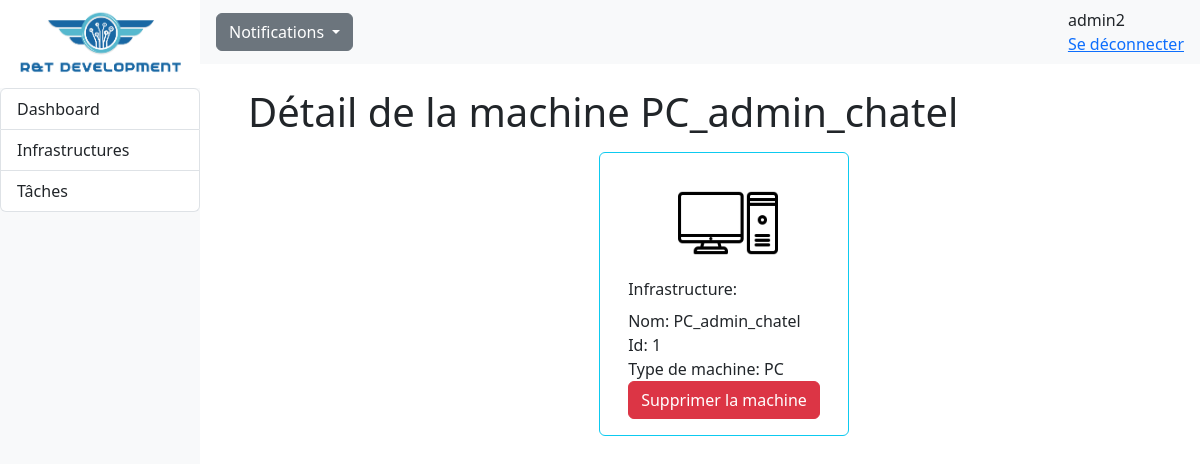
The page /RT_app/admin/machine-1 (signed in) on the database its author committed.
### RT_app/models.py (models this page shows, shortened)
class Personnel(AbstractUser):
    id = models.AutoField(primary_key=True,editable=False)
    is_staff = models.BooleanField(default=False)
    id_infrastructure = models.ForeignKey('Infrastructure', on_delete=models.CASCADE, null=True, default=None)

class Machine(models.Model):
    TYPE = (
        ('PC', 'PC - OS windows'),
        ('Mac', ('Mac - OS MacOS')),
        ('Serveur', ('Serveur - OS Debian')),
        ('Autre', ('Autre type de machine')),
    )
    id = models.AutoField(primary_key=True,editable=False)
    nom = models.CharField(max_length=30, default="PC")
    ip = models.CharField(max_length=15, default="172.0.0.1", validators=[RegexValidator(r'^((25[0-5]|(2[0-4]|1\d|[1-9]|)\d)\.?\b){4}$')])
    etat = models.BooleanField(default=True)
    id_infrastructure = models.ForeignKey('Infrastructure', on_delete=models.CASCADE)
    type_machine = models.CharField(max_length=32, choices=TYPE, default='PC')

### RT_app/views.py (the view)
# urls.py: path('admin/machine-<pk>',views.machine_detail_view ,name='machine-detail'),
@login_required
def machine_detail_view(request, pk):
    machine_seule = get_object_or_404(Machine, id=pk)
    context = {'machine': machine_seule}
    return render(request, 'admin/machine_detail.html', context)

### RT_app/templates/admin/machine_detail.html (shortened to what this page needs)
{% extends "dashboard.html" %}
{% block content %}
{% load static %}
<div class="mt-4 ms-5">
    <div class="row row-cols-lg-auto pe-4 align-items-center justify-content-between">
        <h1>Détail de la machine {{machine.nom}}</h1>
    </div>
        <div class="row gap-3 justify-content-evenly">
            <div class="card border-info mt-2 col-auto">
                <div class="card-body">
                    {% if machine.type_machine == 'PC' %}
                        <div class="card-img-top m-1"><img src="{% static 'img/admin/pc.png' %}" class="img-fluid mx-auto d-block" style="width: 100px;" alt="PC"></div>
                    {% elif machine.type_machine == 'Mac' %}
                        <div class="card-img-top m-1"><img src="{% static 'img/admin/mac.png' %}" class="img-fluid mx-auto d-block" style="width: 100px;" alt="Mac"></div>
                    {% elif machine.type_machine == 'Serveur' %}
                        <div class="card-img-top m-1"><img src="{% static 'img/admin/serveur.png' %}" class="img-fluid mx-auto d-block" style="width: 100px;" alt="Serveur"></div>
                    {% elif machine.type_machine == 'Autre' %}
                        <div class="card-img-top m-1"><img src="{% static 'img/admin/autre.png' %}" class="img-fluid mx-auto d-block" style="width: 100px;" alt="Autre"></div>
                    {% endif %}
                    <div class="card-title">Infrastructure: {{infrastructure.nom}}</div>
                    <div class="card-text">Nom: {{ machine.nom }}</div>
                    <div class="card-text">Id: {{ machine.id }}</div>
                    <div class="card-text">Type de machine: {{ machine.type_machine }}</div>
                    <form method="POST" action="{% url 'machine-delete' machine.id %}">
                        <button class="btn btn-danger" type="submit">Supprimer la machine</button>
                    </div>
                </div>
            </div>
        </div>
</div>
{% endblock %}

### RT_app/templates/admin/dashboard.html (shortened to what this page needs)
<!DOCTYPE html>
<html lang="en">
<head>
    {% load static %}
    <link rel="stylesheet" href="{% static 'css/styles.css' %}">
    <link href="https://cdn.jsdelivr.net/npm/bootstrap@5.3.0-alpha3/dist/css/bootstrap.min.css" rel="stylesheet">
</head>
<body>
    {% block menu %}
    <div class="container-fluid row g-0">
        <div class="bg-light col-2" id="sidebar">
          <nav class="navbar col d-flex align-items-center vh-100">
                <div class="fixed-top col-2">
                    <a href="{% url 'dashboard' %}"><img class="img-fluid" src="{% static 'img/rtdev.png' %}"/></a>
                    <div class="">
                        <ul class="list-group border-0">
                            <li class="list-group-item"> <a class="nav-link" href="{% url 'dashboard' %}">Dashboard</a></li>
                            <li class="list-group-item"> <a class="nav-link" href="{% url 'infra' %}">Infrastructures</a></li>
                            <li class="list-group-item"> <a class="nav-link" href="{% url 'taches' %}">Tâches</a></li>
                        </ul>
                    </div>
                </div>
            </nav>
        </div>
        <div class="col" id="main-content">
            <div>
                <nav class="navbar navbar-top bg-light row d-flex" id="main-navbar">
                    <div class="container-fluid">
                        <div class="nav-item dropdown ms-3 z-2">
                            <a class="btn btn-secondary dropdown-toggle" href="#" role="button" data-bs-toggle="dropdown" aria-expanded="false">
                              Notifications
                            </a>
                        </div>
                        <div class="nav-item">
                            <div class="nav-item d-flex me-5">
                                <span>{{user.username}}</span>
                            </div>
                            {% if user.is_authenticated%}
                                <div class="nav-item pe-3">
                                    <a href="{% url 'index' %}">Se déconnecter</a>
                                </div>
                            {% endif %}
                        </div>
                    </div>
                  </nav>
            </div>
        {% endblock %}
        {% block content %}{% endblock %}
        </div>
</body>
</html>

### RT_app/static/css/styles.css (style rules this page uses)
body { font-family: 'Segoe UI', Tahoma, Geneva, Verdana, sans-serif; }

### rows shown on the page
Personnel: username "admin2"
Machine: nom "PC_admin_chatel", id "1", type_machine "PC"
